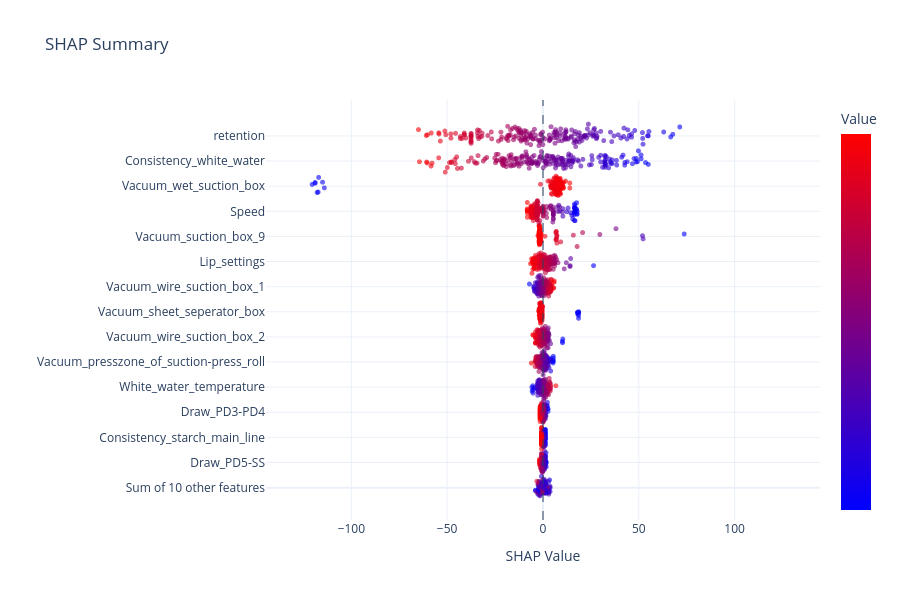

Notebook source saved alongside this figure:
### Code cell
out['figure']

### Figure 1 — Plotly figure (JSON) as saved in the notebook; plotly's stock layout.template omitted (floating-point values rounded to 4 significant figures; data arrays with more than 128 entries replaced by an {"elided": "..."} marker saying what was removed)
{"data": [{"customdata": {"elided": "200 float values"}, "hovertemplate": "<b>Sum of other features</b><br>SHAP: %{x:.3f}<br>Value: %{customdata:.3f}<extra></extra>", "marker": {"color": {"elided": "200 float values"}, "colorbar": {"showticklabels": false, "title": {"text": "Value"}}, "colorscale": [[0, "rgb(0,0,255)"], [1, "rgb(255,0,0)"]], "opacity": 0.6, "showscale": true, "size": 5}, "mode": "markers", "showlegend": false, "type": "scattergl", "x": {"elided": "200 float values"}, "y": {"elided": "200 float values"}}, {"customdata": {"elided": "200 float values"}, "hovertemplate": "<b>Draw_PD5-SS</b><br>SHAP: %{x:.3f}<br>Value: %{customdata:.3f}<extra></extra>", "marker": {"color": {"elided": "200 float values"}, "colorscale": [[0, "rgb(0,0,255)"], [1, "rgb(255,0,0)"]], "opacity": 0.6, "showscale": false, "size": 5}, "mode": "markers", "showlegend": false, "type": "scattergl", "x": {"elided": "200 float values"}, "y": {"elided": "200 float values"}}, {"customdata": {"elided": "200 float values"}, "hovertemplate": "<b>Consistency_starch_main_line</b><br>SHAP: %{x:.3f}<br>Value: %{customdata:.3f}<extra></extra>", "marker": {"color": {"elided": "200 float values"}, "colorscale": [[0, "rgb(0,0,255)"], [1, "rgb(255,0,0)"]], "opacity": 0.6, "showscale": false, "size": 5}, "mode": "markers", "showlegend": false, "type": "scattergl", "x": {"elided": "200 float values"}, "y": {"elided": "200 float values"}}, {"customdata": {"elided": "200 float values"}, "hovertemplate": "<b>Draw_PD3-PD4</b><br>SHAP: %{x:.3f}<br>Value: %{customdata:.3f}<extra></extra>", "marker": {"color": {"elided": "200 float values"}, "colorscale": [[0, "rgb(0,0,255)"], [1, "rgb(255,0,0)"]], "opacity": 0.6, "showscale": false, "size": 5}, "mode": "markers", "showlegend": false, "type": "scattergl", "x": {"elided": "200 float values"}, "y": {"elided": "200 float values"}}, {"customdata": {"elided": "200 float values"}, "hovertemplate": "<b>White_water_temperature</b><br>SHAP: %{x:.3f}<br>Value: %{customdata:.3f}<extra></extra>", "marker": {"color": {"elided": "200 float values"}, "colorscale": [[0, "rgb(0,0,255)"], [1, "rgb(255,0,0)"]], "opacity": 0.6, "showscale": false, "size": 5}, "mode": "markers", "showlegend": false, "type": "scattergl", "x": {"elided": "200 float values"}, "y": {"elided": "200 float values"}}, {"customdata": {"elided": "200 float values"}, "hovertemplate": "<b>Vacuum_presszone_of_suction-press_roll</b><br>SHAP: %{x:.3f}<br>Value: %{customdata:.3f}<extra></extra>", "marker": {"color": {"elided": "200 float values"}, "colorscale": [[0, "rgb(0,0,255)"], [1, "rgb(255,0,0)"]], "opacity": 0.6, "showscale": false, "size": 5}, "mode": "markers", "showlegend": false, "type": "scattergl", "x": {"elided": "200 float values"}, "y": {"elided": "200 float values"}}, {"customdata": {"elided": "200 float values"}, "hovertemplate": "<b>Vacuum_wire_suction_box_2</b><br>SHAP: %{x:.3f}<br>Value: %{customdata:.3f}<extra></extra>", "marker": {"color": {"elided": "200 float values"}, "colorscale": [[0, "rgb(0,0,255)"], [1, "rgb(255,0,0)"]], "opacity": 0.6, "showscale": false, "size": 5}, "mode": "markers", "showlegend": false, "type": "scattergl", "x": {"elided": "200 float values"}, "y": {"elided": "200 float values"}}, {"customdata": {"elided": "200 float values"}, "hovertemplate": "<b>Vacuum_sheet_seperator_box</b><br>SHAP: %{x:.3f}<br>Value: %{customdata:.3f}<extra></extra>", "marker": {"color": {"elided": "200 float values"}, "colorscale": [[0, "rgb(0,0,255)"], [1, "rgb(255,0,0)"]], "opacity": 0.6, "showscale": false, "size": 5}, "mode": "markers", "showlegend": false, "type": "scattergl", "x": {"elided": "200 float values"}, "y": {"elided": "200 float values"}}, {"customdata": {"elided": "200 float values"}, "hovertemplate": "<b>Vacuum_wire_suction_box_1</b><br>SHAP: %{x:.3f}<br>Value: %{customdata:.3f}<extra></extra>", "marker": {"color": {"elided": "200 float values"}, "colorscale": [[0, "rgb(0,0,255)"], [1, "rgb(255,0,0)"]], "opacity": 0.6, "showscale": false, "size": 5}, "mode": "markers", "showlegend": false, "type": "scattergl", "x": {"elided": "200 float values"}, "y": {"elided": "200 float values"}}, {"customdata": {"elided": "200 float values"}, "hovertemplate": "<b>Lip_settings</b><br>SHAP: %{x:.3f}<br>Value: %{customdata:.3f}<extra></extra>", "marker": {"color": {"elided": "200 float values"}, "colorscale": [[0, "rgb(0,0,255)"], [1, "rgb(255,0,0)"]], "opacity": 0.6, "showscale": false, "size": 5}, "mode": "markers", "showlegend": false, "type": "scattergl", "x": {"elided": "200 float values"}, "y": {"elided": "200 float values"}}, {"customdata": {"elided": "200 float values"}, "hovertemplate": "<b>Vacuum_suction_box_9</b><br>SHAP: %{x:.3f}<br>Value: %{customdata:.3f}<extra></extra>", "marker": {"color": {"elided": "200 float values"}, "colorscale": [[0, "rgb(0,0,255)"], [1, "rgb(255,0,0)"]], "opacity": 0.6, "showscale": false, "size": 5}, "mode": "markers", "showlegend": false, "type": "scattergl", "x": {"elided": "200 float values"}, "y": {"elided": "200 float values"}}, {"customdata": {"elided": "200 float values"}, "hovertemplate": "<b>Speed</b><br>SHAP: %{x:.3f}<br>Value: %{customdata:.3f}<extra></extra>", "marker": {"color": {"elided": "200 float values"}, "colorscale": [[0, "rgb(0,0,255)"], [1, "rgb(255,0,0)"]], "opacity": 0.6, "showscale": false, "size": 5}, "mode": "markers", "showlegend": false, "type": "scattergl", "x": {"elided": "200 float values"}, "y": {"elided": "200 float values"}}, {"customdata": {"elided": "200 float values"}, "hovertemplate": "<b>Vacuum_wet_suction_box</b><br>SHAP: %{x:.3f}<br>Value: %{customdata:.3f}<extra></extra>", "marker": {"color": {"elided": "200 float values"}, "colorscale": [[0, "rgb(0,0,255)"], [1, "rgb(255,0,0)"]], "opacity": 0.6, "showscale": false, "size": 5}, "mode": "markers", "showlegend": false, "type": "scattergl", "x": {"elided": "200 float values"}, "y": {"elided": "200 float values"}}, {"customdata": {"elided": "200 float values"}, "hovertemplate": "<b>Consistency_white_water</b><br>SHAP: %{x:.3f}<br>Value: %{customdata:.3f}<extra></extra>", "marker": {"color": {"elided": "200 float values"}, "colorscale": [[0, "rgb(0,0,255)"], [1, "rgb(255,0,0)"]], "opacity": 0.6, "showscale": false, "size": 5}, "mode": "markers", "showlegend": false, "type": "scattergl", "x": {"elided": "200 float values"}, "y": {"elided": "200 float values"}}, {"customdata": {"elided": "200 float values"}, "hovertemplate": "<b>retention</b><br>SHAP: %{x:.3f}<br>Value: %{customdata:.3f}<extra></extra>", "marker": {"color": {"elided": "200 float values"}, "colorscale": [[0, "rgb(0,0,255)"], [1, "rgb(255,0,0)"]], "opacity": 0.6, "showscale": false, "size": 5}, "mode": "markers", "showlegend": false, "type": "scattergl", "x": {"elided": "200 float values"}, "y": {"elided": "200 float values"}}], "layout": {"height": 600, "hovermode": "closest", "shapes": [{"line": {"dash": "dash", "width": 1}, "type": "line", "x0": 0, "x1": 0, "xref": "x", "y0": 0, "y1": 1, "yref": "y domain"}], "title": {"text": "SHAP Summary"}, "xaxis": {"range": [-144.5, 144.5], "title": {"text": "SHAP Value"}}, "yaxis": {"ticktext": ["Sum of 10 other features", "Draw_PD5-SS", "Consistency_starch_main_line", "Draw_PD3-PD4", "White_water_temperature", "Vacuum_presszone_of_suction-press_roll", "Vacuum_wire_suction_box_2", "Vacuum_sheet_seperator_box", "Vacuum_wire_suction_box_1", "Lip_settings", "Vacuum_suction_box_9", "Speed", "Vacuum_wet_suction_box", "Consistency_white_water", "retention"], "tickvals": [0, 1.3, 2.6, 3.9, 5.2, 6.5, 7.8, 9.1, 10.4, 11.7, 13, 14.3, 15.6, 16.9, 18.2], "title": {"text": ""}}}}
